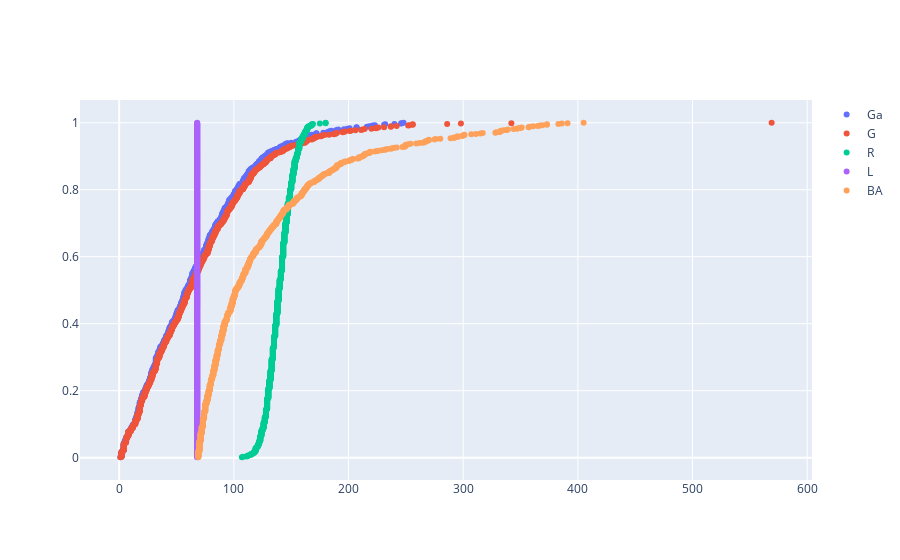

Notebook code cell kept with this figure:
### Code cell
import plotly.graph_objects as go
fig = go.Figure()

# Add traces
fig.add_trace(go.Scatter(x=Ga_x, y=Ga_y, name='Ga', mode='markers'))
fig.add_trace(go.Scatter(x=G_x, y=G_y, name='G', mode='markers'))
fig.add_trace(go.Scatter(x=R_x, y=R_y, name='R', mode='markers'))
fig.add_trace(go.Scatter(x=L_x, y=L_y, name='L', mode='markers'))
fig.add_trace(go.Scatter(x=BA_x, y=BA_y, name='BA', mode='markers'))

# fig.update_yaxes(type="log")
# fig.update_xaxes(type="log")

fig.show()

### Figure 1 — Plotly figure (JSON) as saved in the notebook; plotly's stock layout.template omitted (floating-point values rounded to 4 significant figures; data arrays with more than 128 entries replaced by an {"elided": "..."} marker saying what was removed)
{"data": [{"mode": "markers", "name": "Ga", "type": "scatter", "x": {"elided": "836 int values"}, "y": {"elided": "836 float values"}}, {"mode": "markers", "name": "G", "type": "scatter", "x": {"elided": "841 int values"}, "y": {"elided": "841 float values"}}, {"mode": "markers", "name": "R", "type": "scatter", "x": {"elided": "841 int values"}, "y": {"elided": "841 float values"}}, {"mode": "markers", "name": "L", "type": "scatter", "x": {"elided": "841 int values"}, "y": {"elided": "841 float values"}}, {"mode": "markers", "name": "BA", "type": "scatter", "x": {"elided": "841 int values"}, "y": {"elided": "841 float values"}}], "layout": {"autosize": true, "xaxis": {"autorange": true, "range": [-33.59, 603.6], "type": "linear"}, "yaxis": {"autorange": true, "range": [-0.08124, 1.082], "type": "linear"}}}
